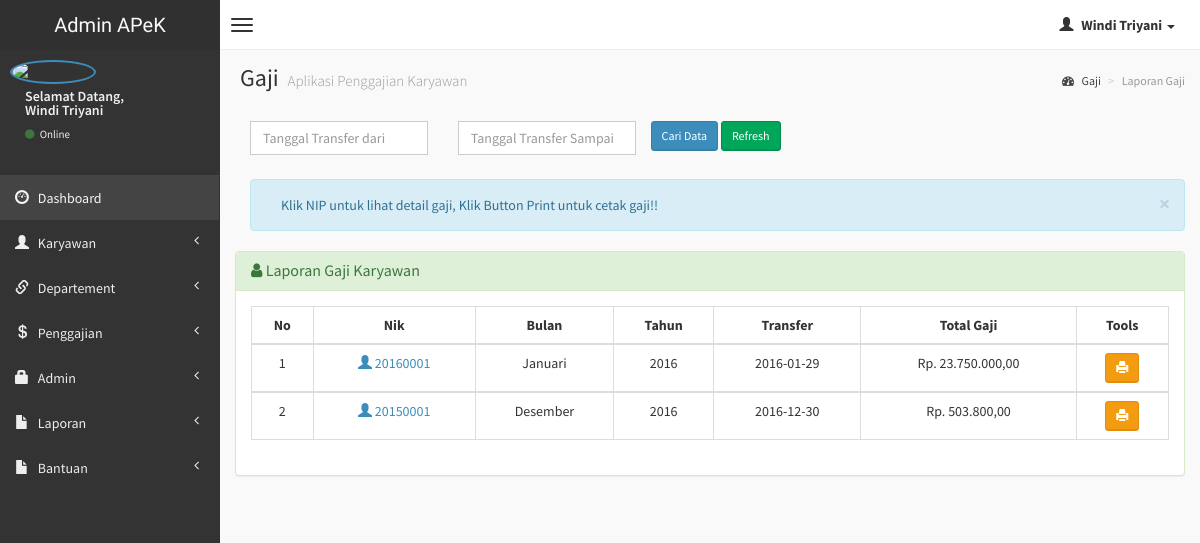
Page /admin/laporan-gaji.php (signed in) on the committed database.
### tables this page shows
CREATE TABLE `gajian` (
  `kd_gaji` int(4) NOT NULL,
  `nik` varchar(10) NOT NULL,
  `gaji_bulan` varchar(10) NOT NULL,
  `gaji_tahun` varchar(10) NOT NULL,
  `tgl_transfer` date NOT NULL,
  `absensi` int(2) NOT NULL,
  `sakit` int(2) DEFAULT NULL,
  `cuti` int(2) DEFAULT NULL,
  `no_rek` varchar(25) NOT NULL,
  `gaji` int(10) NOT NULL,
  `tunjangan` int(10) NOT NULL,
  `uang_makan` int(10) NOT NULL,
  `uang_transport` int(10) NOT NULL,
  `thr` int(10) DEFAULT NULL,
  `total` int(10) NOT NULL
);

### admin/laporan-gaji.php (the view, shortened to what this page needs)
<?php
if (empty($_SESSION['username'])){
	header('location:../index.php');
} else {
?>
<!DOCTYPE html>
<html>
    <head>
        <link href="../dist/css/bootstrap.css" rel="stylesheet" type="text/css" />
        <link href="//cdnjs.cloudflare.com/ajax/libs/font-awesome/4.1.0/css/font-awesome.min.css" rel="stylesheet" type="text/css" />
        <link href="//code.ionicframework.com/ionicons/1.5.2/css/ionicons.min.css" rel="stylesheet" type="text/css" />
        <link href="../css/morris/morris.css" rel="stylesheet" type="text/css" />
        <link href="../css/jvectormap/jquery-jvectormap-1.2.2.css" rel="stylesheet" type="text/css" />
        <link href="../css/datepicker/datepicker3.css" rel="stylesheet" type="text/css" />
        <link href="../css/daterangepicker/daterangepicker-bs3.css" rel="stylesheet" type="text/css" />
        <link href="../css/bootstrap-wysihtml5/bootstrap3-wysihtml5.min.css" rel="stylesheet" type="text/css" />
        <link href="../css/AdminLTE.css" rel="stylesheet" type="text/css" />
        <link rel="stylesheet" href="datatables/dataTables.bootstrap.css"/>
    </head>
    <body class="skin-black">
        <header class="header">
            <a href="index.php" class="logo">
                Admin APeK
            </a>
            <nav class="navbar navbar-static-top" role="navigation">
                <a href="#" class="navbar-btn sidebar-toggle" data-toggle="offcanvas" role="button">
                    <span class="icon-bar"></span>
                    <span class="icon-bar"></span>
                    <span class="icon-bar"></span>
                </a>
                <div class="navbar-right">
                    <ul class="nav navbar-nav">
                        <li class="dropdown user user-menu">
                            <a href="#" class="dropdown-toggle" data-toggle="dropdown">
                                <i class="glyphicon glyphicon-user"></i>
                                <span><?php echo $_SESSION['fullname']; ?> <i class="caret"></i></span>
                            </a>
<?php } ?>
                        </li>
                    </ul>
                </div>
            </nav>
        </header>
        <div class="wrapper row-offcanvas row-offcanvas-left">
            <aside class="left-side sidebar-offcanvas">
                <section class="sidebar">
                    <div class="user-panel">
                        <div class="pull-left image">
                            <img src="<?php echo $_SESSION['gambar']; ?>" class="img-circle" alt="User Image" style="border: 2px solid #3C8DBC;" />
                        </div>
                        <div class="pull-left info">
                            <p>Selamat Datang,<br /><?php echo $_SESSION['fullname']; ?></p>
                            <a href="#"><i class="fa fa-circle text-success"></i> Online</a>
                        </div>
                    </div>
                    <?php include "menu.php"; ?>
                </section>
            </aside>
            <aside class="right-side">
                <section class="content-header">
                    <h1>
                        Gaji
                        <small>Aplikasi Penggajian Karyawan</small>
                    </h1>
                    <ol class="breadcrumb">
                        <li><a href="#"><i class="fa fa-dashboard"></i> Gaji</a></li>
                        <li class="active">Laporan Gaji</li>
                    </ol>
                </section>
                <section class="content">
                    <div class="row">
              <div class="col-lg-8">
              <form action='laporan-gaji.php' method="POST">
	       <div class="col-lg-4"><input type='text' class="input-group date form-control" data-date="" data-date-format="yyyy-mm-dd" style="margin-bottom: 4px;" name='tglawal' placeholder='Tanggal Transfer dari' required />  </div> <div class="col-lg-4"> <input type='text' class="input-group date form-control" data-date="" data-date-format="yyyy-mm-dd" style="margin-bottom: 4px;" name='tglakhir' placeholder='Tanggal Transfer Sampai' required /> </div>
           <input type='submit' value='Cari Data' class="btn btn-sm btn-primary" /> <a href='laporan-gaji.php' class="btn btn-sm btn-success" > Refresh</a>
           </form>
          	</div>
              </div>
                    <br />
                    <div class="alert alert-info alert-dismissable">
              <button type="button" class="close" data-dismiss="alert" aria-hidden="true">&times;</button>
            Klik NIP untuk lihat detail gaji, Klik Button Print untuk cetak gaji!!
          </div>
                    <div class="row">
                        <div class="col-lg-12">
                    <div class="panel panel-success">
                        <div class="panel-heading">
                        <h3 class="panel-title"><i class="fa fa-user"></i> Laporan Gaji Karyawan </h3>
                        </div>
                        <div class="panel-body">
                    <?php
                    $query1="select * from gajian limit 40";
                    $tampil=mysqli_query($koneksi, $query1) or die(mysqli_error());
                    ?>
                  <table id="example" class="table table-hover table-bordered">
                  <thead>
                      <tr>
                        <th><center>No </center></th>
                        <th><center>Nik </i></center></th>
                        <th><center>Bulan </center></th>
                        <th><center>Tahun </center></th>
                        <th><center>Transfer </center></th>
                        <th><center>Total Gaji</center></th>
                        <th><center>Tools</center></th>
                      </tr>
                  </thead>
                     <?php
                     $no=0;
                     while($data=mysqli_fetch_array($tampil))
                    { $no++; ?>
                    <tbody>
                    <tr>
                    <td><center><?php echo $no; ?></center></td>
                    <td><center><a href="detail-gaji.php?hal=edit&kd=<?php echo $data['nik'];?>"><span class="glyphicon glyphicon-user"></span> <?php echo $data['nik'];?></center></td>
                    <td><center><?php echo $data['gaji_bulan']; ?></center></td>
                    <td><center><?php echo $data['gaji_tahun']; ?></center></td>
                    <td><center><?php echo $data['tgl_transfer']; ?></center></td>
                    <td><center>Rp. <?php echo number_format($data['total'],2,",",".");?></center></td>
                    <td><center><div id="thanks"><a class="btn btn-sm btn-warning" data-placement="bottom" data-toggle="tooltip" title="Cetak Gaji" href="cetak-gaji.php?hal=edit&kd=<?php echo $data['nik'];?>"><span class="glyphicon glyphicon-print"></span></a></td></tr></div>
                 <?php
              }
              ?>
              </div>
              </div>
            </div>
    </body>
</html>

### rows in the picture
gajian: nik "20160001", gaji_bulan "Januari", gaji_tahun "2016", tgl_transfer "2016-01-29", total "23.750.000,00"
gajian: nik "20150001", gaji_bulan "Desember", gaji_tahun "2016", tgl_transfer "2016-12-30", total "503.800,00"

### other values in the picture
$_SESSION['fullname'] "Windi Triyani"
